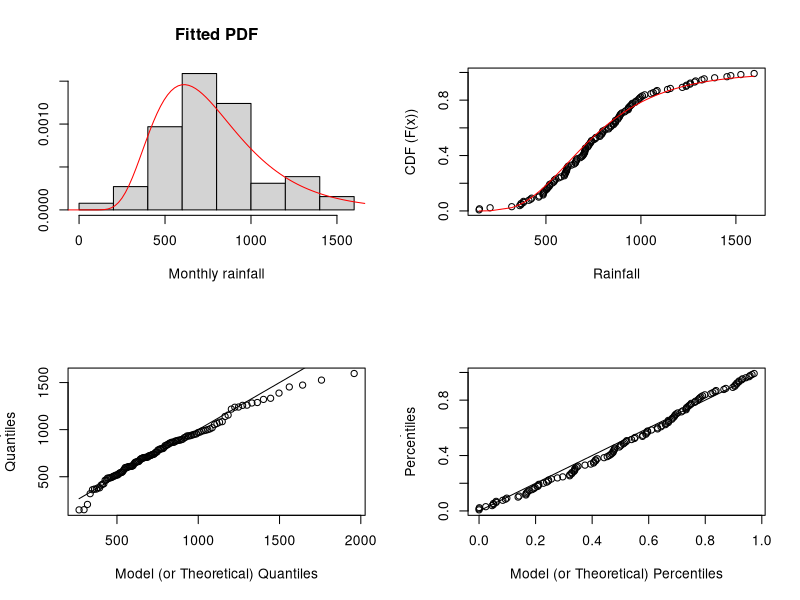

The R source for this figure:
# Qualitatively and quantitatively evaluating parametric PDFs fit to data
# Adapted from courses course material by Dr. Balaji Rajagopalan

library(MASS)

####################################################################################
# Read in Data
####################################################################################
data=matrix(scan("aismr.txt"),ncol=13,byrow=T)
#Indian monthly rainfall
#first column is the year next columns are monthly rainfall values
xdata=data[,11] #selecting one month of data 
N=length(xdata)		#number of data points.

#make a series of points at which to estimate the PDF from
xeval=seq(min(xdata)-sd(xdata),max(xdata)+sd(xdata),length=100)
neval=length(xeval)

####################################################################################
# Estimate the PDF of the selected model at at the evaluation points 
####################################################################################
#### Select a model (i.e., PDF) to fit to the data and 
# diagnostics and goodness of fit exercise - using visual and KS tests

### If you decide on Gamma or Weibull you have to fit it to the data
# to obtain the parameters

#zgamma=fitdistr(xdata,"gamma")
#zweibull=fitdistr(xdata,"weibull")


#lognormal
xdensityorig=dlnorm(xeval,meanlog=mean(log(xdata)), sdlog=sd(log(xdata)))

#normal
#xdensityorig=dnorm(xeval,meanlog=mean(xdata), sdlog=sd(xdata))

#exponential
#xdensityorig=dexp(xeval,rate=1/mean(xdata))

# Gamma
#xdensityorig=dgamma(xeval,shape=zgamma$estimate[1],scale=1/zgamma$estimate[2])

# Weibull
#xdensityorig=dweibull(xeval,shape=zweibull$estimate[1],scale=zweibull$estimate[2])

####################################################################################
# Compare the parametric distribution to the data
####################################################################################
par(mfrow=c(2,2))

zz=hist(xdata,probability=T,plot=FALSE)
hist(xdata,xlab="Monthly rainfall", ylab="", probability=T,
main="",ylim=range(c(zz$density,xdensityorig)))
lines(xeval, xdensityorig, col="red")
title(main="Fitted PDF")

# Empirical or SAMPLE quantiles and Empirical Percentiles..
empquant = sort(xdata)
emppercent = 1:N/(N+1)		#Weibull plotting position

# Get the quantiles corresponding to the empirical percentiles from the fitted
# PDF model

# Also get the model percentiles corresponding to the empirical quantiles 
# - i.e., (sorted data) from the fitted PDF model.
xdatasort = sort(xdata)		#Sorted original data

#If lognormal
modquant = qlnorm(emppercent,meanlog=mean(log(xdata)), sdlog=sd(log(xdata)))
modpercent = plnorm(xdatasort,meanlog=mean(log(xdata)), sdlog=sd(log(xdata)))

#normal
#modquant = qnorm(emppercent,mean=mean(xdata), sd=sd(xdata))
#modpercent = pnorm(xdatasort,mean=mean(xdata), sd=sd(xdata))

#exponential
#modquant = qexp(emppercent,rate=1/mean(xdata))
#modpercent = pexp(xdatasort,rate=1/mean(xdata))

# Gamma
#modquant=qgamma(emppercent,shape=zgamma$estimate[1],scale=1/zgamma$estimate[2])
#modpercent=pgamma(xdatasort,shape=zgamma$estimate[1],scale=1/zgamma$estimate[2])

# Weibull
#modquant=qweibull(emppercent,shape=zweibull$estimate[1],scale=zweibull$estimate[2])
#modpercent=pweibull(xdatasort,shape=zweibull$estimate[1],scale=zweibull$estimate[2])

# Plot the Empirical CDF with the Model CDF
plot(xdatasort, emppercent, xlab="Rainfall", ylab="CDF (F(x))")
lines(xdatasort, modpercent, col="red")

#Quantile plot..
# For a good fit the scatterplots should be on the 1:1 line
plot(modquant, empquant, xlab="Model (or Theoretical) Quantiles", ylab="Emp.
Quantiles")
lines(modquant, modquant)

#Probability Plot..
plot(modpercent, emppercent, xlab="Model (or Theoretical) Percentiles", ylab="Emp.
Percentiles")
lines(modpercent, modpercent)

# Alternate approach: 
# Normal Q-Q plot with the qqnorm function
# Plots the theoretical (or model) quantiles from a Standard Normal PDF
# vs the sample quantiles
#quartz()
#zz = qqnorm(xdata, xlab="Theoretical Quantiles", ylab="Empirical Quantiles")
#points(zz$x, zz$y)

####################################################################################
# K-S test for fit
####################################################################################
#Doing K-S tests for fit
#do a help on ks.test 
#ks.test command requires that you give the
#appropriate parameters of the distribution

## do a K-S test for Normality
zz=ks.test(xdata,"pnorm",mean=mean(xdata), sd=sd(xdata))

zz$statistic # This is the D calculated from the K-S test
zz$p.value #gives you the p-value of the test. If this is less than alpha
	   # reject the null hypothesis - i.e. data is not from the model

## do a K-S test for lognormal
zz=ks.test(xdata,"plnorm",mean=mean(log(xdata)), sd=sd(log(xdata)))

## do a K-S test for Gamma
zgamma=fitdistr(xdata, dgamma, list(shape = 1, rate = 0.1), lower = 0.01)
zz=ks.test(xdata,"pgamma",shape=zgamma$estimate[1], scale=1/zgamma$estimate[2])
zz$p.value 

## do a K-S test for Weibull
zweibull=fitdistr(xdata, "weibull", list(shape = 1, scale = 0.1), lower = 0.001)
zz=ks.test(xdata,"pweibull",shape=zweibull$estimate[1], scale=zweibull$estimate[2])
zz$p.value
